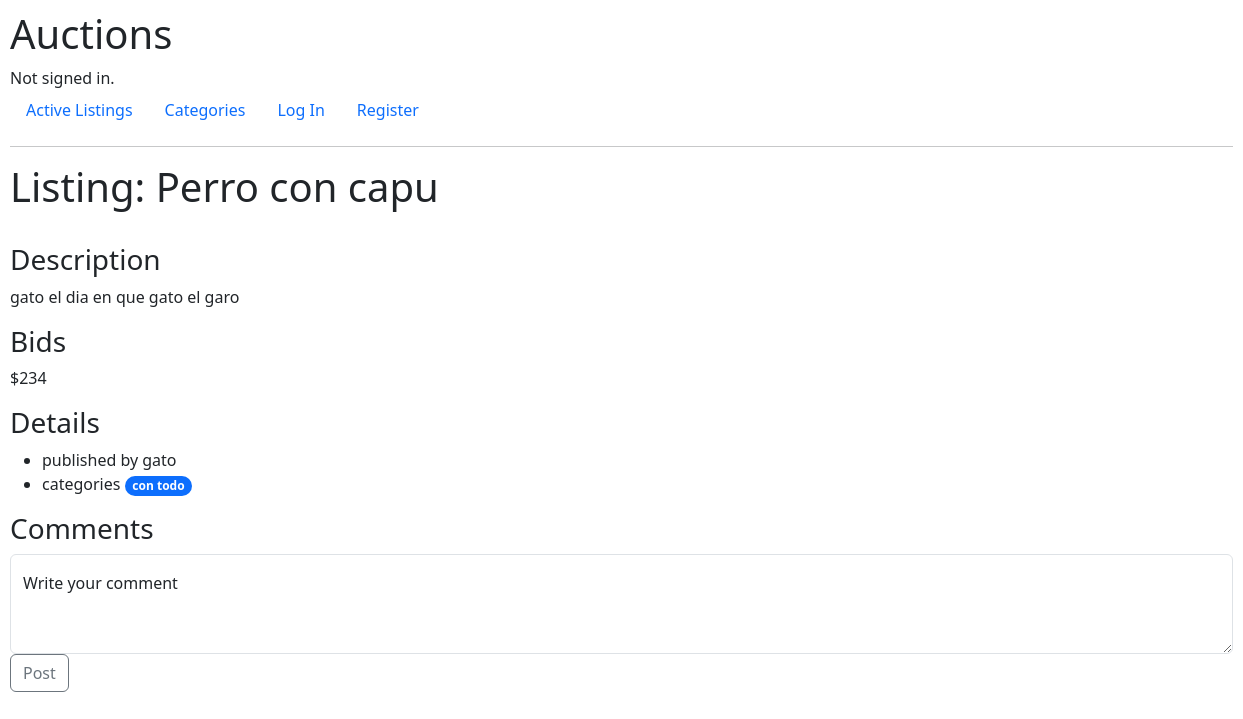
Before: /listing/1 with the older database file.
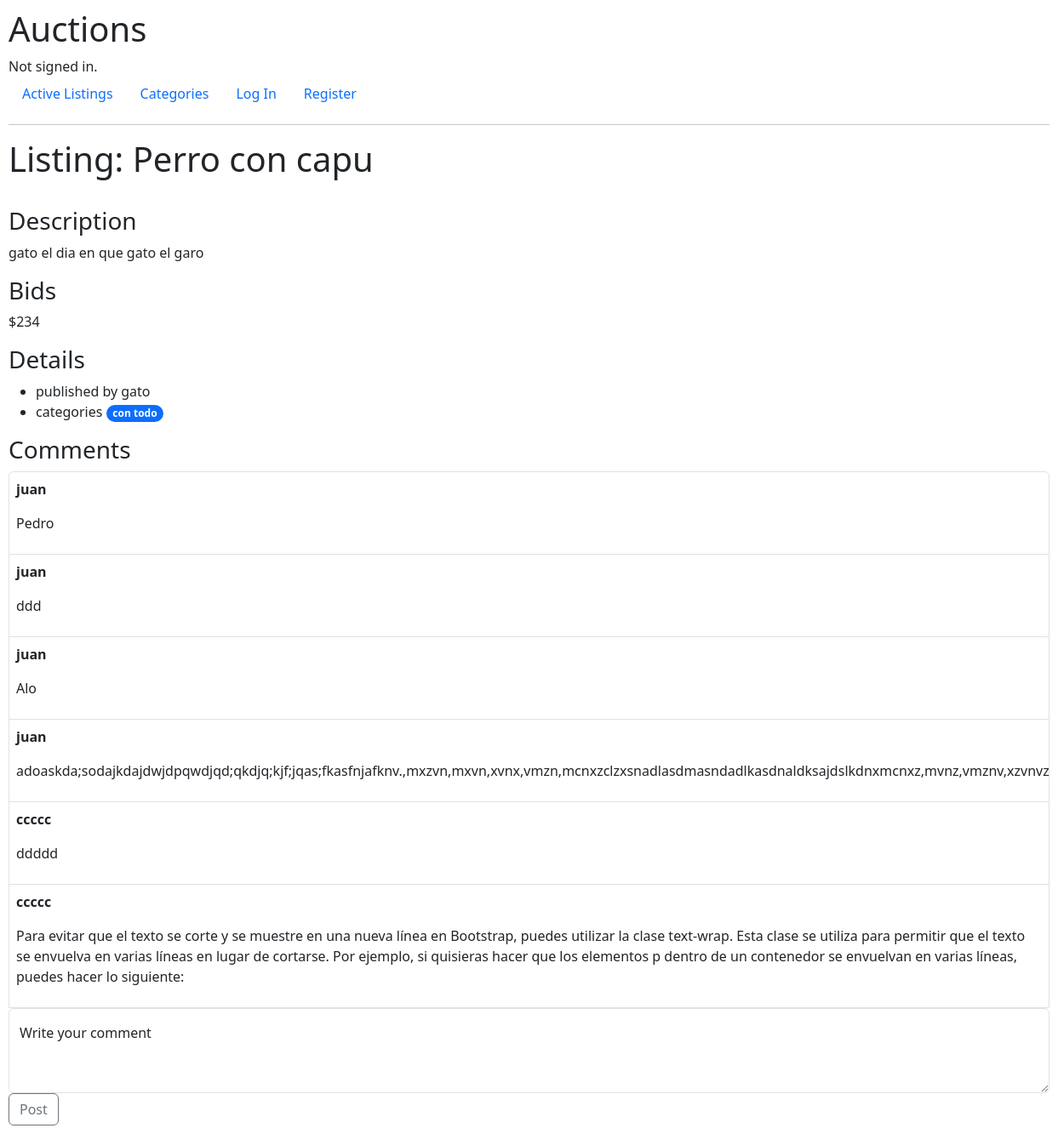
After: the same page with the newer database file.
### auctions/models.py (models this page shows)
class Listing(models.Model):
    title = models.CharField(max_length = 100)
    description = models.CharField(max_length = 500)
    image_url = models.CharField(max_length= 200, null=True, default= "https://www.gasso.com/wp-content/uploads/2017/04/noimage.jpg" )
    categories = models.ManyToManyField(Category, related_name="listings")
    created_date = models.DateTimeField(auto_now_add=True)
    user = models.ForeignKey(User, on_delete=models.CASCADE, related_name="listings")
    close = models.BooleanField(default = False)
    watchlist_users = models.ManyToManyField(User, related_name="watchlist_listings")

class Bid(models.Model):
    listing = models.ForeignKey(Listing, on_delete = models.CASCADE, related_name="bids")
    date = models.DateTimeField(auto_now_add=True)
    price = models.IntegerField(default = 0)
    user = models.ForeignKey(User, on_delete=models.CASCADE, related_name="bids")
    def __str__(self):
        return f"{self.price}"
    class Meta:
        ordering = ['-date']

class User(AbstractUser):
    pass

class Category(models.Model):
    name = models.CharField(max_length = 20)
    def __str__(self):
        return f"{self.name}"

class Comment(models.Model):
    user = models.ForeignKey(User, related_name="comments", on_delete=models.CASCADE)
    content = models.CharField(max_length = 500)
    listing = models.ForeignKey(Listing, related_name="comments", on_delete=models.CASCADE)
    date = models.DateTimeField(auto_now_add=True)

### auctions/views.py (the view)
# urls.py: path("listing/",include([
def listing(request, listing_id):
    try:
         listing =  Listing.objects.get(pk=listing_id)
    except KeyError:
        return HttpResponseBadRequest("Bad Request: no listing chosen")
    except Listing.DoesNotExist:
        return HttpResponseBadRequest("Bad Request: listing does not exist")
    return render(request, "auctions/listing.html",{
        "listing": listing,
    })

### auctions/templates/auctions/listing.html (shortened to what this page needs)
{% extends "auctions/layout.html" %}
{% block body %}
    <div class="d-flex flex-row flex-nowrap align-items-center gap-2">
        <h1>Listing: {{listing.title}}</h1>
    </div>
    <h3>Description</h3>
    <p>{{listing.description}}</p>
    <h3>Bids</h3>
    <p>${{ listing.bids.first}}</p>
    <h3>Details</h3>
    <ul>
        <li>
            published by {{listing.user }}
        </li>
        <li>
            categories
            {% for category in listing.categories.all %}
                <span class="badge rounded-pill text-bg-primary">{{category}}</span>
            {% endfor %}
        </li>
    </ul>
    <h3>Comments</h3>
    <ul class="list-group">
        {% for comment in listing.comments.all %}
        <li class="list-group-item d-flex flex-column p-2 text-wrap">
                <p class=" text-wrap"><strong>{{comment.user}}</strong></p>
                <p class=" text-wrap">{{comment.content}}</p>
        </li>
        {% endfor %}
        {% if not listing.close %}
        <form method="POST" action="{% url 'new_comment' listing.id %}" class="form-floating">
            <textarea name="comment" id="commentInput"  class="form-control" placeholder="Leave a comment here" id="floatingTextarea2" style="height: 100px"></textarea>
            <button class="btn btn-outline-secondary" type="submit" id="button-addon2">Post</button>
            <label for="floatingTextarea2">Write your comment</label>
        </form>
        {% endif %}
    </ul>
{% endblock %}

### auctions/templates/auctions/layout.html (shortened to what this page needs)
{% load static %}
<!DOCTYPE html>
<html lang="en">
  <head>
    <link href="https://cdn.jsdelivr.net/npm/bootstrap@5.3.2/dist/css/bootstrap.min.css" rel="stylesheet">
    <link href="{% static 'auctions/styles.css' %}" rel="stylesheet">
  </head>
  <body>
    <h1>Auctions</h1>
    <div>
        {% if user.is_authenticated %}
            Signed in as <strong>{{ user.username }}</strong>.
        {% else %}
            Not signed in.
        {% endif %}
    </div>
    <ul class="nav">
        <li class="nav-item">
            <a class="nav-link" href="{% url 'index' %}">Active Listings</a>
        </li>
        <li class="nav-item">
            <a class="nav-link" href="{% url 'categories' %}">Categories</a>
        </li>
        {% if user.is_authenticated %}
            <li class="nav-item">
                <a class="nav-link" href="{% url 'logout' %}">Log Out</a>
            </li>
            <li class="nav-item">
                <a class="nav-link" href="{% url 'create' %}">Create Listing</a>
            </li>
            <li class="nav-item">
                <a class="nav-link" href="{% url 'watchlist' %}">watchlist</a>
            </li>
        {% else %}
            <li class="nav-item">
                <a class="nav-link" href="{% url 'login' %}">Log In</a>
            </li>
            <li class="nav-item">
                <a class="nav-link" href="{% url 'register' %}">Register</a>
            </li>
        {% endif %}
    </ul>
    <hr>
    {% block body %}
    {% endblock %}
  </body>
</html>

### auctions/static/auctions/styles.css (style rules this page uses)
body { padding: 10px; }

Changed rows visible on the page:
added Comment: user "juan", content "Pedro"
added Comment: user "juan", content "ddd"
added Comment: user "juan", content "Alo"
added Comment: user "juan", content "adoaskda;sodajkdajdwjdpqwdjqd;qkdjq;kjf;jqas;fkasfnjafknv.,mxzvn,mxvn,xvnx,vmzn,mcnxzclzxsnadlasdmasndadlkasdnaldksajdslkdnxmcnxz,mvnz,vmznv,xzvnvz"
added Comment: user "ccccc", content "ddddd"
added Comment: user "ccccc", content "Para evitar que el texto se corte y se muestre en una nueva línea en Bootstrap, puedes utilizar la clase text-wrap. Esta clase se utiliza para permitir que el texto se envuelva en varias líneas en lugar de cortarse. Por ejemplo, si quisieras hacer que los elementos p dentro de un contenedor se envuelvan en varias líneas, puedes hacer lo siguiente:"
